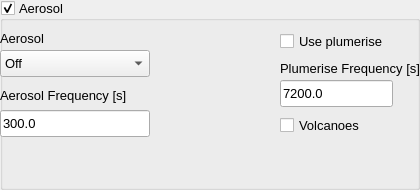
     <widget class="QGroupBox" name="groupBox_20">
      <property name="geometry">
       <rect>
        <x>10</x>
        <y>350</y>
        <width>420</width>
        <height>190</height>
       </rect>
      </property>
      <property name="font">
       <font>
        <family>Arial</family>
        <pointsize>10</pointsize>
        <weight>50</weight>
        <bold>false</bold>
       </font>
      </property>
      <property name="title">
       <string>Aerosol</string>
      </property>
      <property name="checkable">
       <bool>true</bool>
      </property>
      <widget class="QLabel" name="label_298">
       <property name="geometry">
        <rect>
         <x>0</x>
         <y>30</y>
         <width>150</width>
         <height>17</height>
        </rect>
       </property>
       <property name="font">
        <font>
         <family>Arial</family>
         <pointsize>10</pointsize>
         <weight>50</weight>
         <bold>false</bold>
        </font>
       </property>
       <property name="text">
        <string>Aerosol</string>
       </property>
      </widget>
      <widget class="QLineEdit" name="aerFrqlineEdit">
       <property name="geometry">
        <rect>
         <x>0</x>
         <y>110</y>
         <width>150</width>
         <height>27</height>
        </rect>
       </property>
       <property name="font">
        <font>
         <family>Arial</family>
         <pointsize>10</pointsize>
         <weight>50</weight>
         <bold>false</bold>
        </font>
       </property>
       <property name="text">
        <string>300.0</string>
       </property>
      </widget>
      <widget class="QLabel" name="label_297">
       <property name="geometry">
        <rect>
         <x>280</x>
         <y>60</y>
         <width>151</width>
         <height>17</height>
        </rect>
       </property>
       <property name="font">
        <font>
         <family>Arial</family>
         <pointsize>10</pointsize>
         <weight>50</weight>
         <bold>false</bold>
        </font>
       </property>
       <property name="text">
        <string>Plumerise Frequency [s]</string>
       </property>
      </widget>
      <widget class="QLabel" name="label_299">
       <property name="geometry">
        <rect>
         <x>0</x>
         <y>80</y>
         <width>151</width>
         <height>30</height>
        </rect>
       </property>
       <property name="font">
        <font>
         <family>Arial</family>
         <pointsize>10</pointsize>
         <weight>50</weight>
         <bold>false</bold>
        </font>
       </property>
       <property name="text">
        <string>Aerosol Frequency [s]</string>
       </property>
      </widget>
      <widget class="QCheckBox" name="volccheckBox">
       <property name="geometry">
        <rect>
         <x>280</x>
         <y>110</y>
         <width>141</width>
         <height>30</height>
        </rect>
       </property>
       <property name="font">
        <font>
         <family>Arial</family>
         <pointsize>10</pointsize>
         <weight>50</weight>
         <bold>false</bold>
        </font>
       </property>
       <property name="text">
        <string>Volcanoes</string>
       </property>
      </widget>
      <widget class="QLineEdit" name="plumfrqlineEdit">
       <property name="geometry">
        <rect>
         <x>280</x>
         <y>80</y>
         <width>113</width>
         <height>27</height>
        </rect>
       </property>
       <property name="font">
        <font>
         <family>Arial</family>
         <pointsize>10</pointsize>
         <weight>50</weight>
         <bold>false</bold>
        </font>
       </property>
       <property name="text">
        <string>7200.0</string>
       </property>
      </widget>
      <widget class="QCheckBox" name="plumecheckBox">
       <property name="geometry">
        <rect>
         <x>280</x>
         <y>30</y>
         <width>141</width>
         <height>22</height>
        </rect>
       </property>
       <property name="font">
        <font>
         <family>Arial</family>
         <pointsize>10</pointsize>
         <weight>50</weight>
         <bold>false</bold>
        </font>
       </property>
       <property name="text">
        <string>Use plumerise</string>
       </property>
      </widget>
      <widget class="QComboBox" name="aercomboBox">
       <property name="geometry">
        <rect>
         <x>0</x>
         <y>50</y>
         <width>150</width>
         <height>27</height>
        </rect>
       </property>
       <property name="font">
        <font>
         <family>Arial</family>
         <pointsize>10</pointsize>
         <weight>50</weight>
         <bold>false</bold>
        </font>
       </property>
       <item>
        <property name="text">
         <string>Off</string>
        </property>
       </item>
       <item>
        <property name="text">
         <string>Simple Monodisperse</string>
        </property>
       </item>
       <item>
        <property name="text">
         <string>Matrix</string>
        </property>
       </item>
      </widget>
     </widget>
